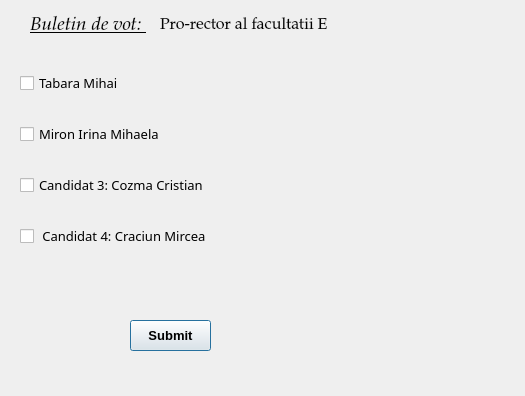
<?xml version="1.0" encoding="UTF-8"?>
<ui version="4.0">
 <class>Ballot2</class>
 <widget class="QDialog" name="Ballot2">
  <property name="geometry">
   <rect>
    <x>0</x>
    <y>0</y>
    <width>525</width>
    <height>396</height>
   </rect>
  </property>
  <property name="windowTitle">
   <string>Dialog</string>
  </property>
  <widget class="QLabel" name="label">
   <property name="geometry">
    <rect>
     <x>30</x>
     <y>10</y>
     <width>121</width>
     <height>31</height>
    </rect>
   </property>
   <property name="font">
    <font>
     <family>Palatino Linotype</family>
     <pointsize>14</pointsize>
     <italic>true</italic>
     <underline>true</underline>
    </font>
   </property>
   <property name="text">
    <string>Buletin de vot: </string>
   </property>
  </widget>
  <widget class="QWidget" name="gridLayoutWidget">
   <property name="geometry">
    <rect>
     <x>20</x>
     <y>50</y>
     <width>391</width>
     <height>221</height>
    </rect>
   </property>
   <layout class="QGridLayout" name="gridLayout_2">
    <item row="3" column="0">
     <widget class="QCheckBox" name="checkBox_5">
      <property name="font">
       <font>
        <family>MS Reference Sans Serif</family>
        <pointsize>10</pointsize>
       </font>
      </property>
      <property name="text">
       <string>Candidat 3: Cozma Cristian</string>
      </property>
     </widget>
    </item>
    <item row="4" column="0">
     <widget class="QCheckBox" name="checkBox_6">
      <property name="font">
       <font>
        <family>MS Reference Sans Serif</family>
        <pointsize>10</pointsize>
       </font>
      </property>
      <property name="text">
       <string> Candidat 4: Craciun Mircea</string>
      </property>
     </widget>
    </item>
    <item row="1" column="0">
     <widget class="QCheckBox" name="checkBox_7">
      <property name="font">
       <font>
        <family>MS Reference Sans Serif</family>
        <pointsize>10</pointsize>
       </font>
      </property>
      <property name="text">
       <string>Tabara Mihai</string>
      </property>
     </widget>
    </item>
    <item row="2" column="0">
     <widget class="QCheckBox" name="checkBox_8">
      <property name="font">
       <font>
        <family>MS Reference Sans Serif</family>
        <pointsize>10</pointsize>
       </font>
      </property>
      <property name="text">
       <string>Miron Irina Mihaela</string>
      </property>
     </widget>
    </item>
   </layout>
  </widget>
  <widget class="QLabel" name="label_2">
   <property name="geometry">
    <rect>
     <x>160</x>
     <y>10</y>
     <width>321</width>
     <height>31</height>
    </rect>
   </property>
   <property name="font">
    <font>
     <family>Palatino Linotype</family>
     <pointsize>12</pointsize>
     <weight>50</weight>
     <bold>false</bold>
    </font>
   </property>
   <property name="text">
    <string>Pro-rector al facultatii E</string>
   </property>
  </widget>
  <widget class="QPushButton" name="pushButton">
   <property name="geometry">
    <rect>
     <x>130</x>
     <y>320</y>
     <width>81</width>
     <height>31</height>
    </rect>
   </property>
   <property name="font">
    <font>
     <pointsize>10</pointsize>
     <weight>75</weight>
     <bold>true</bold>
    </font>
   </property>
   <property name="text">
    <string>Submit</string>
   </property>
  </widget>
 </widget>
 <resources/>
 <connections/>
</ui>
